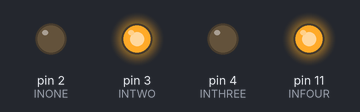
Simulated run of this sketch. Board: Arduino Uno, built with avr-gcc and run on an emulated ATmega328P. On the bench: output pins drawn as LEDs (lit = HIGH).

Above: at 2.1 s.
At 5.6 s:
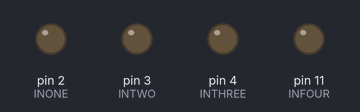
Timing chart, 0 to 7.1 s (numbered marks = the images above):
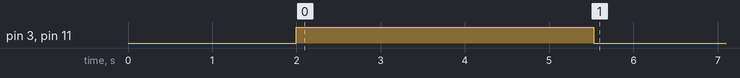

The sketch:

distance_test.ino
```cpp
// (licence header left out)
// Clockwise and counter-clockwise definitions.
// Depending on how you wired your motors, you may need to swap.
#define FORWARD  0
#define REVERSE 1

// Motor definitions to make life easier:
#define MOTOR_A 0
#define MOTOR_B 1

// Pin Assignments //
//Default pins:
#define INONE 2 // Direction control for motor A
#define INTWO 3  // PWM control (speed) for motor A
#define INTHREE 4 // Direction control for motor B
#define INFOUR 11 // PWM control (speed) for motor B
int i = 0;
////Alternate pins:
//#define INONE 8 // Direction control for motor A
//#define INTWO 9 // PWM control (speed) for motor A
//#define INTHREE 7 // Direction control for motor B
//#define INFOUR 10 // PWM control (speed) for motor B


void setup()
{
  setupArdumoto(); // Set all pins as outputs
  delay(2000);
}

void loop()
{
  // // Drive motor A (and only motor A) at various speeds, then stop.
  // driveArdumoto(MOTOR_A, REVERSE, 255); // Set motor A to REVERSE at max
  // delay(1000);  // Motor A will spin as set for 1 second
  // driveArdumoto(MOTOR_A, FORWARD, 127);  // Set motor A to FORWARD at half
  // delay(1000);  // Motor A will keep trucking for 1 second
  // stopArdumoto(MOTOR_A);  // STOP motor A


/****** MOTOR REFERENCE *******/


  // digitalWrite(INTHREE, 0);
  // analogWrite(INFOUR, 200);
  // delay(1000);
  // digitalWrite(INTHREE, 0);
  // analogWrite(INFOUR, 0);

  if (i < 1)
  {
  digitalWrite(INONE, 0);
  analogWrite(INTWO, 255);
  digitalWrite(INTHREE, 0);
  analogWrite(INFOUR, 255);

  delay(3530); // Roughly 2 feet at full speed
  digitalWrite(INONE, 0);
  digitalWrite(INTWO, 0);
  digitalWrite(INTHREE, 0);
  digitalWrite(INFOUR, 0);
  i++;
  }

  // delay(1000);
  /*MOTOR B full power FORWARD
  digitalWrite(INTHREE, 0);
  analogWrite(INFOUR, 255);
  */
  /*MOTOR B full power REVERSE
  digitalWrite(INTHREE, 1);
  analogWrite(INFOUR, 0);
  */

  /*MOTOR A FORWARD
  digitalWrite(INONE, 0);
  analogWrite(INTWO, 255);
  */
  /*MOTOR A REVERSE
  digitalWrite(INONE, 1);
  analogWrite(INTWO, 0);
  */


  // // Drive motor B (and only motor B) at various speeds, then stop.
  // driveArdumoto(MOTOR_B, REVERSE, 255); // Set motor B to REVERSE at max
  // delay(1000);  // Motor B will spin as set for 1 second
  // driveArdumoto(MOTOR_B, FORWARD, 127);  // Set motor B to FORWARD at half
  // delay(1000);  // Motor B will keep trucking for 1 second
  // stopArdumoto(MOTOR_B);  // STOP motor B

  // Drive both
  // driveArdumoto(MOTOR_A, FORWARD, 200);  // Motor A at 80% speed?
  // driveArdumoto(MOTOR_B, FORWARD, 200);  // Motor B at 80% speed?
  // delay(3000);  // Drive forward for three seconds
  // stopArdumoto(MOTOR_A);  // STOP motor A
  // stopArdumoto(MOTOR_B);  // STOP motor B

  // // Now spin in place!
  // driveArdumoto(MOTOR_A, FORWARD, 255);  // Motor A at max speed.
  // driveArdumoto(MOTOR_B, REVERSE, 255);  // Motor B at max speed.
  // delay(2000);  // spin for two seconds
  // stopArdumoto(MOTOR_A);  // STOP motor A
  // stopArdumoto(MOTOR_B);  // STOP motor B

  //   // Now spin in place but slower and in the opposite direction!
  // driveArdumoto(MOTOR_A, REVERSE, 127);  // Motor A at half speed?
  // driveArdumoto(MOTOR_B, FORWARD, 127);  // Motor B at half speed?
  // delay(4000);  // spin for four seconds
  // stopArdumoto(MOTOR_A);  // STOP motor A
  // stopArdumoto(MOTOR_B);  // STOP motor B

  // driveArdumoto(MOTOR_A, FORWARD, 127);  // Motor A at half speed?
  // driveArdumoto(MOTOR_B, REVERSE, 127);  // Motor B at half speed?
  // delay(2000);  // spin for two seconds
  // stopArdumoto(MOTOR_A);  // STOP motor A
  // stopArdumoto(MOTOR_B);  // STOP motor B

  //   // Drive back
  // driveArdumoto(MOTOR_A, FORWARD, 200);  // Motor A at 80% speed?
  // driveArdumoto(MOTOR_B, FORWARD, 200);  // Motor B at 80% speed?
  // delay(3000);  // Drive forward for three seconds

  // driveArdumoto(MOTOR_B, REVERSE, 255);
  // driveArdumoto(MOTOR_A, FORWARD, 255);
  // delay(3000);
  // stopArdumoto(MOTOR_A);
  // stopArdumoto(MOTOR_B);
  // stopArdumoto(MOTOR_B);
  delay(1000);
  // driveArdumoto(MOTOR_B, REVERSE, 127);
  // delay(3000);
  // stopArdumoto(MOTOR_B);
  // delay(1000);
  // driveArdumoto(MOTOR_B, REVERSE, 255);
  // delay(3000);
  // stopArdumoto(MOTOR_B);
  // delay(1000);
}

// driveArdumoto drives 'motor' in 'dir' direction at 'spd' speed
void driveArdumoto(byte motor, byte dir, byte spd)
{
  if (motor == MOTOR_A)
  {
    digitalWrite(INONE, dir);
    analogWrite(INTWO, spd);
  }
  else if (motor == MOTOR_B)
  {
    if (dir == FORWARD)
    {
      digitalWrite(INTHREE, 1);
      analogWrite(INFOUR, spd);
    }
    else if (dir == REVERSE)
    {
      digitalWrite(INFOUR, 1);
      analogWrite(INTHREE, spd);
    }
  }
}

// stopArdumoto makes a motor stop
void stopArdumoto(byte motor)
{
  driveArdumoto(motor, 0, 0);
}

// setupArdumoto initialize all pins
void setupArdumoto()
{
  // All pins should be setup as outputs:
  pinMode(INTWO, OUTPUT);
  pinMode(INFOUR, OUTPUT);
  pinMode(INONE, OUTPUT);
  pinMode(INTHREE, OUTPUT);

  // Initialize all pins as low:
  digitalWrite(INTWO, LOW);
  digitalWrite(INFOUR, LOW);
  digitalWrite(INONE, LOW);
  digitalWrite(INTHREE, LOW);
}
```

Measured:
- by itself, pin 3 (INTWO), pin 11 (INFOUR): LOW → HIGH at 2.0 s, → LOW 3.5 s later
